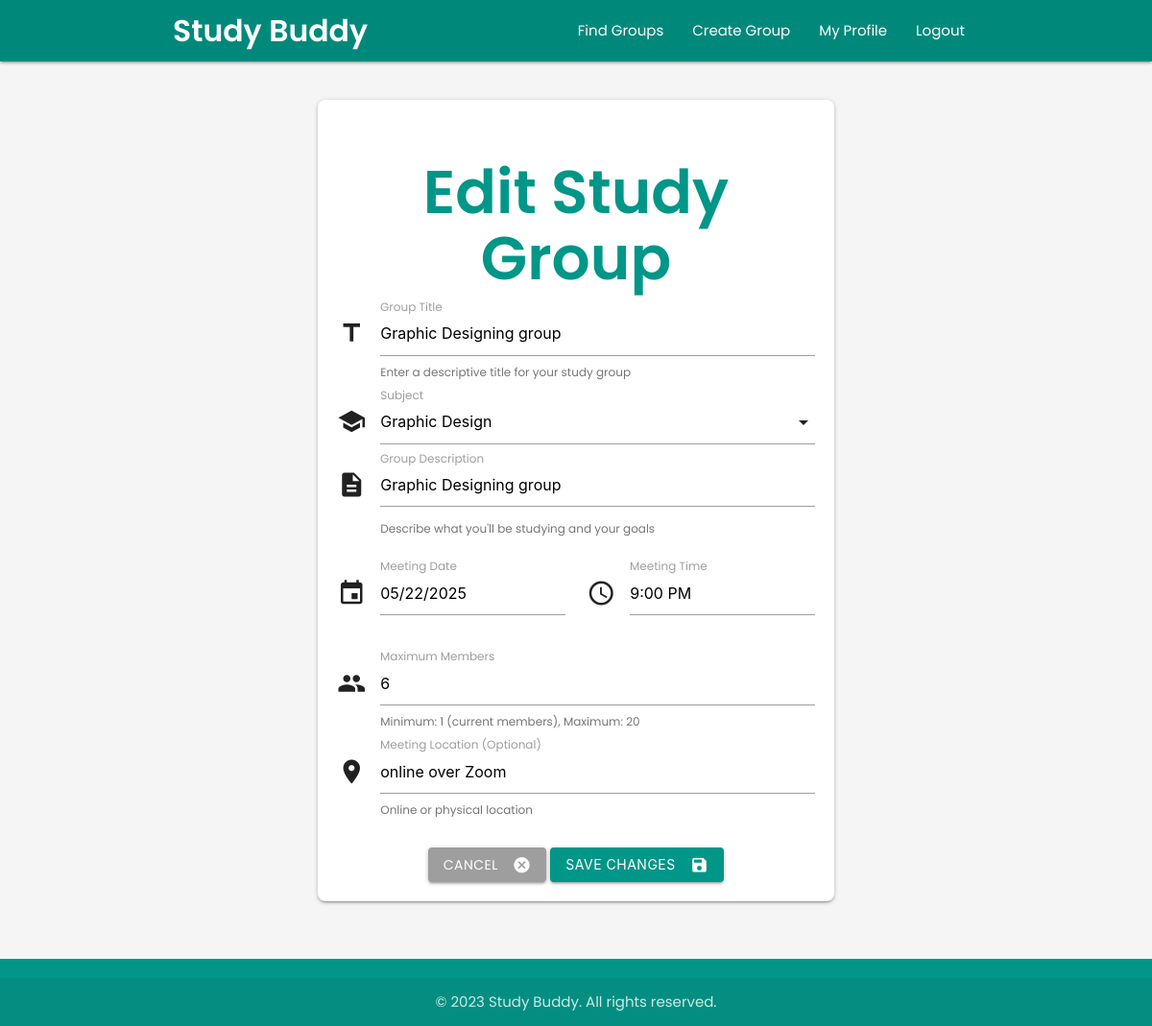
Before: /edit_group/3 (signed in) with the older database file.
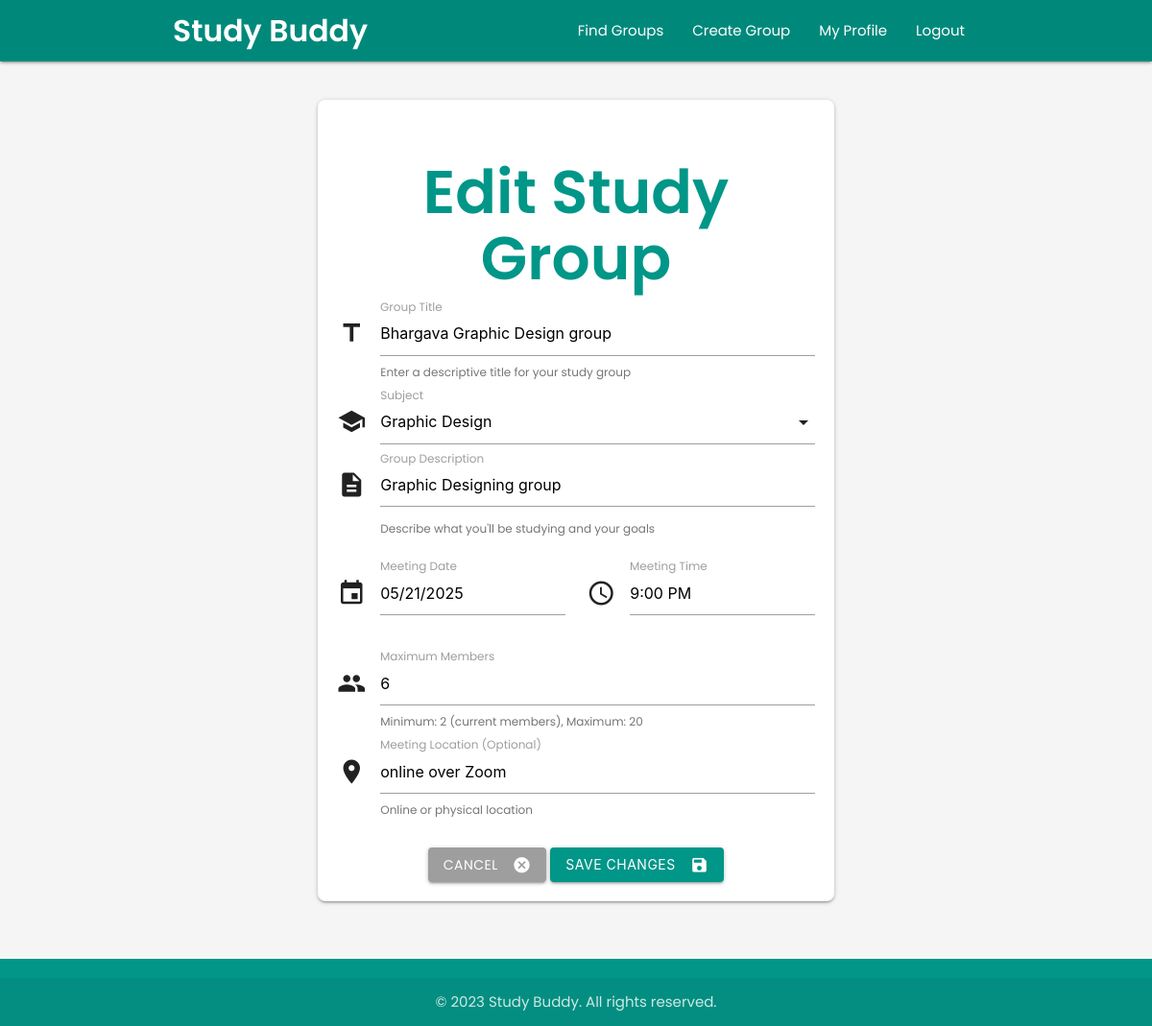
After: the same page with the newer database file.
### userDashboard/models.py (models this page shows, shortened)
class StudyGroup(models.Model):
    title = models.CharField(max_length=100)
    description = models.TextField()
    subject = models.ForeignKey(Subject, on_delete=models.CASCADE, related_name='study_groups')
    host = models.ForeignKey(settings.AUTH_USER_MODEL, on_delete=models.CASCADE, related_name='hosted_groups')
    members = models.ManyToManyField(settings.AUTH_USER_MODEL, through='GroupMembership', related_name='joined_groups')
    max_members = models.PositiveIntegerField(default=8)
    meeting_date = models.DateField()
    meeting_time = models.TimeField()
    meeting_location = models.CharField(max_length=255, blank=True)
    created_at = models.DateTimeField(auto_now_add=True)
    updated_at = models.DateTimeField(auto_now=True)
    @property
    def current_member_count(self):
        return self.members.count()
    class Meta:
        ordering = ['meeting_date', 'meeting_time']

### userDashboard/views.py (the view, shortened to what this page needs)
# urls.py: path('edit_group/<int:group_id>', views.edit_group, name='edit_group'),
@login_required
def edit_group(request, group_id):
    try:
        group = StudyGroup.objects.get(id=group_id)
        if group.host != request.user:
            messages.error(request, "Only the host can edit the group details.")
            return redirect('group_details', group_id=group_id)
        subjects = Subject.objects.all().order_by('name')
        return render(request, 'userDashboard/edit_group.html', {
            'group': group,
            'subjects': subjects
        })
    except StudyGroup.DoesNotExist:
        messages.error(request, "Study group not found.")
        return redirect('dashboard')

### userDashboard/templates/userDashboard/edit_group.html (shortened to what the changed rows need)
<!DOCTYPE html>
<html lang="en">
<head>
  <link rel="stylesheet" href="https://cdnjs.cloudflare.com/ajax/libs/materialize/1.0.0/css/materialize.min.css">
</head>
<body>
  <main id="main-content" class="container">
    <div class="row">
      <div class="col s12 m8 offset-m2">
        <div class="form-card card">
          <h1 class="page-title center-align">Edit Study Group</h1>
          <form method="POST" action="{% url 'edit_group' group.id %}">
            <div class="input-field">
              <i class="material-icons prefix">title</i>
              <input id="group_title" name="group_title" type="text" class="validate" value="{{ group.title }}" required aria-required="true">
              <label for="group_title" class="active">Group Title</label>
              <span class="helper-text">Enter a descriptive title for your study group</span>
            </div>
            <div class="input-field">
              <i class="material-icons prefix">description</i>
              <textarea id="description" name="description" class="materialize-textarea">{{ group.description }}</textarea>
              <label for="description" class="active">Group Description</label>
              <span class="helper-text">Describe what you'll be studying and your goals</span>
            </div>
            <div class="row">
              <div class="col s12 m6">
                <div class="input-field">
                  <i class="material-icons prefix">event</i>
                  <input id="meeting_date" name="meeting_date" type="text" class="datepicker" value="{{ group.meeting_date|date:'m/d/Y' }}" required aria-required="true">
                  <label for="meeting_date" class="active">Meeting Date</label>
                </div>
              </div>
              <div class="col s12 m6">
                <div class="input-field">
                  <i class="material-icons prefix">access_time</i>
                  <input id="meeting_time" name="meeting_time" type="text" class="timepicker" value="{{ group.meeting_time|time:'g:i A' }}" required aria-required="true">
                  <label for="meeting_time" class="active">Meeting Time</label>
                </div>
              </div>
            </div>
            <div class="input-field">
              <i class="material-icons prefix">group</i>
              <input id="max_members" name="max_members" type="number" min="{{ group.current_member_count }}" max="20" value="{{ group.max_members }}" required aria-required="true">
              <label for="max_members" class="active">Maximum Members</label>
              <span class="helper-text">Minimum: {{ group.current_member_count }} (current members), Maximum: 20</span>
            </div>
            <div class="input-field">
              <i class="material-icons prefix">location_on</i>
              <input id="location" name="location" type="text" value="{{ group.meeting_location }}">
              <label for="location" class="active">Meeting Location (Optional)</label>
              <span class="helper-text">Online or physical location</span>
            </div>
          </form>
        </div>
      </div>
    </div>
  </main>
</body>
</html>

Changed rows visible on the page:
changed StudyGroup "Graphic Designing group": group_title "Graphic Designing group" → "Bhargava Graphic Design group"; meeting_date "05/22/2025" → "05/21/2025"; current_member_count "1" → "2"
